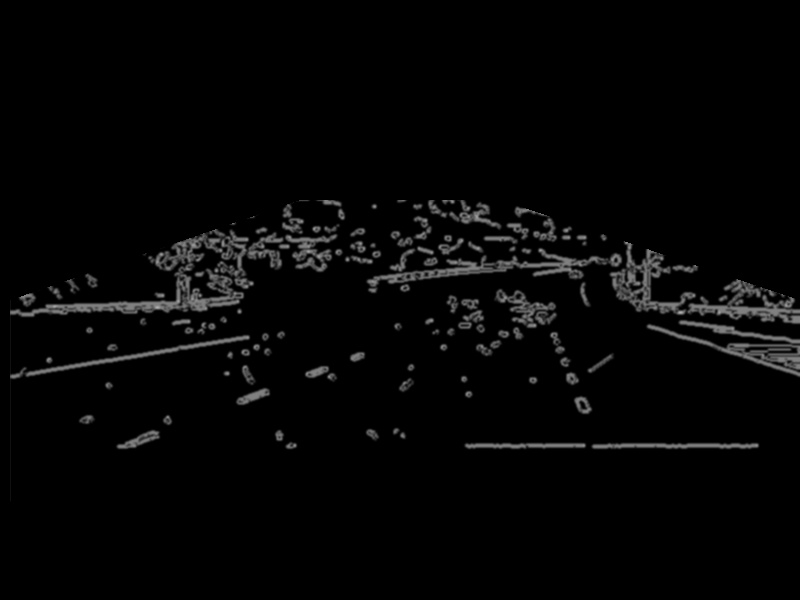
#> input picture 100.jpg, 800 x 600 px
$ python -i TrainingData.py   (imports and definitions only)
#> lines starting #> are read from the running program, lines starting #| are printed output that depends on the picture; after the words box and inside, x2 and y2 are one past the last pixel; in counts of white or black regions, pixels touching at a corner belong together
### LogKey.py
import win32api as wapi
import time

keyList = ["\b"]
for char in "ABCDEFGHIJKLMNOPQRSTUVWXYZ 123456789,.'APS$/\\":
    keyList.append(char)
#> further down, picture is the input picture: shape (600, 800, 3); min 0, max 177, mean 5.5

# [6 lines left out: function key_check, not called in this run]

### TrainingData.py
import cv2
import numpy as np
from LogKey import key_check
import time
from PIL import ImageGrab


hash_dict = {'W':0, 'S':1, 'A':2, 'D':3, 'B':4, 'V':5}
X = []
y = []


def auto_canny(image, sigma=0.33):
	# compute the median of the single channel pixel intensities
	v = np.median(image)
	# apply automatic Canny edge detection using the computed median
	lower = int(max(0, (1.0 - sigma) * v))
	upper = int(min(255, (1.0 + sigma) * v))
	edged = cv2.Canny(image, lower, upper)
	# return the edged image
	return edged
def process_img(original_image):
    processed_img = cv2.cvtColor(original_image, cv2.COLOR_BGR2GRAY)
    processed_img = cv2.Canny(processed_img, threshold1=200, threshold2=300)
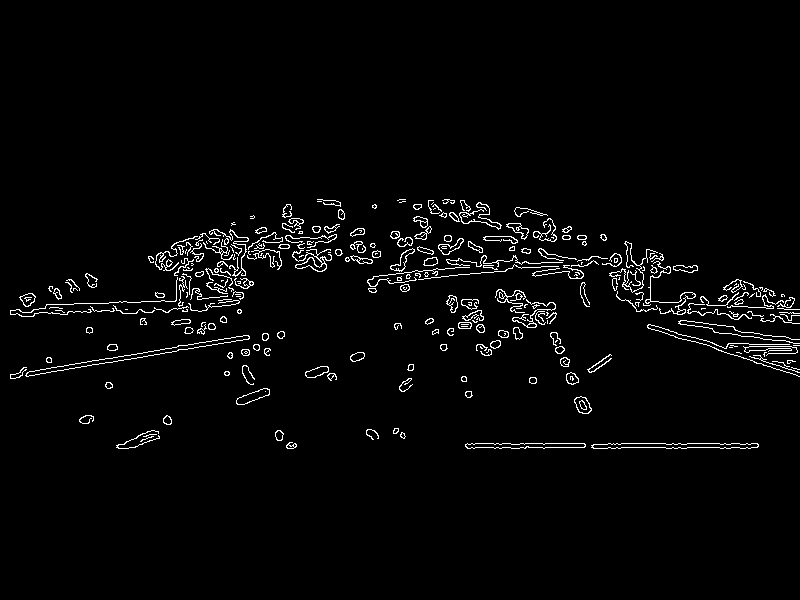
#> processed_img: shape (600, 800); 2.6% white in thin lines or dots, all inside (x1, y1, x2, y2) = (10, 199, 800, 449)
    processed_img = cv2.Canny(processed_img, threshold1=200, threshold2=300)
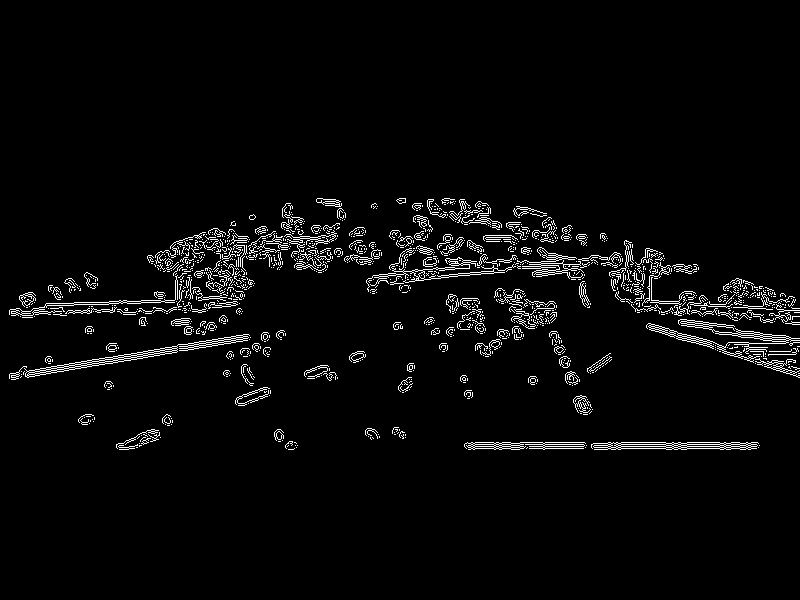
#> processed_img: shape (600, 800); 3.4% white in thin lines or dots, all inside (x1, y1, x2, y2) = (9, 198, 800, 450)
    #processed_img = cv2.Canny(processed_img, threshold1=200, threshold2=300)

    vertices = np.array([[10,500],[10,300],[300,200],[500,200],[800,300],[800,500],
                         ], np.int32)

    processed_img = cv2.GaussianBlur(processed_img,(5,5),0)
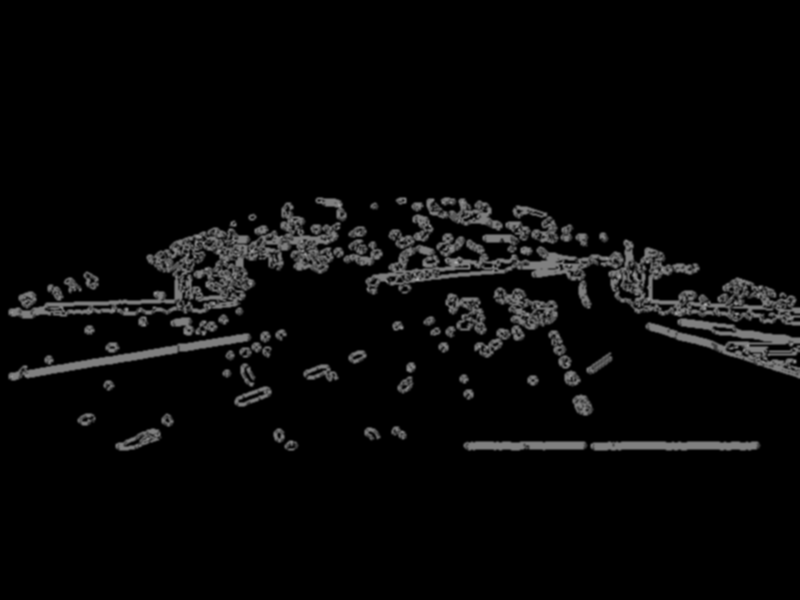
#> processed_img: shape (600, 800); min 0, max 171, mean 8.6
    processed_img = roi(processed_img, [vertices])

    # more info: http://docs.opencv.org/3.0-beta/doc/py_tutorials/py_imgproc/py_houghlines/py_houghlines.html
    #                          edges       rho   theta   thresh         # min length, max gap:
    #lines = cv2.HoughLinesP(processed_img, 1, np.pi/180, 180,      20,         15)
    #draw_lines(processed_img,lines)
    return processed_img


def roi(img, vertices):
    #blank mask:
    mask = np.zeros_like(img)
    # fill the mask
    cv2.fillPoly(mask, vertices, 255)
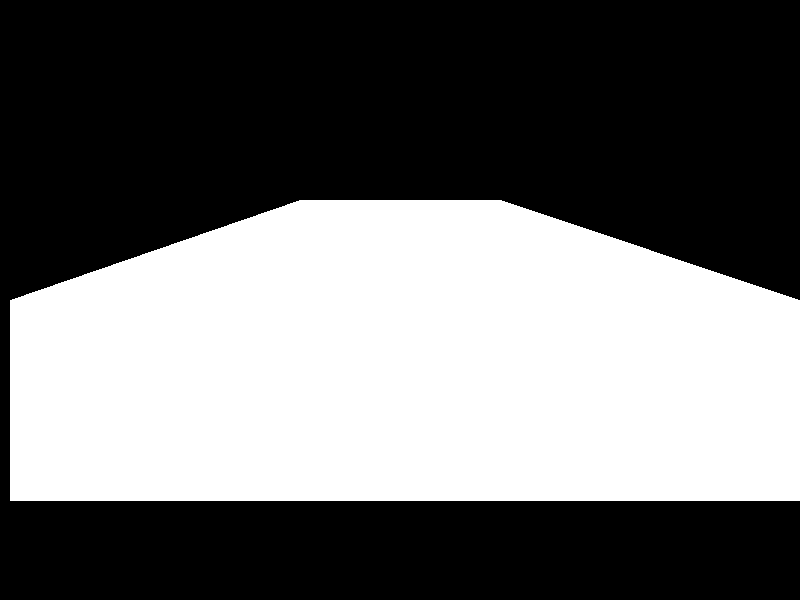
#> mask: shape (600, 800); 43.4% white; 1 white region, box (x1, y1, x2, y2) and area: (10, 200, 800, 501) 208240
    # now only show the area that is the mask
    masked = cv2.bitwise_and(img, mask)
    return masked


def draw_lines(img,lines):
    for line in lines:
        coords = line[0]
        cv2.line(img, (coords[0], coords[1]), (coords[2], coords[3]), [255,255,255], 3)

# [17 lines not run here, left out]

>>> import cv2
>>> picture = cv2.imread('100.jpg')
>>> result = process_img(picture)

$ run again, on 79.jpg
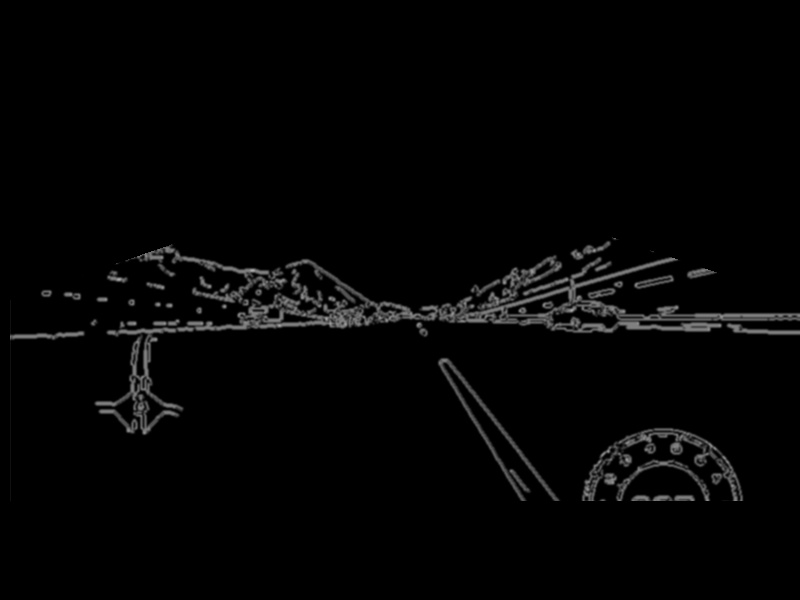
#> input picture 79.jpg, 800 x 600 px
#> picture is the input picture: shape (600, 800, 3); min 0, max 173, mean 4.7
#> in process_img, `processed_img = cv2.Canny(processed_img, threshold1=200, threshold2=300)`:
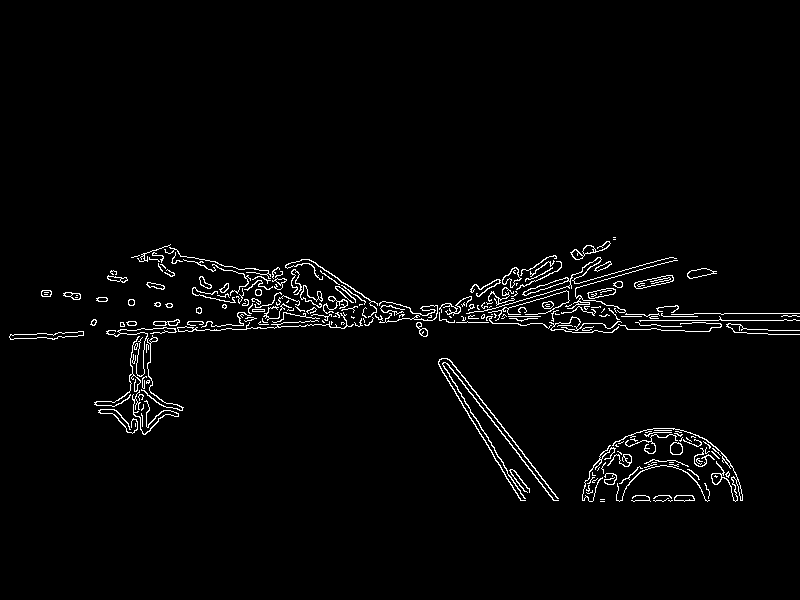
#> processed_img: shape (600, 800); 2.4% white in thin lines or dots, all inside (x1, y1, x2, y2) = (9, 237, 800, 502)
#> in process_img, `processed_img = cv2.GaussianBlur(processed_img,(5,5),0)`:
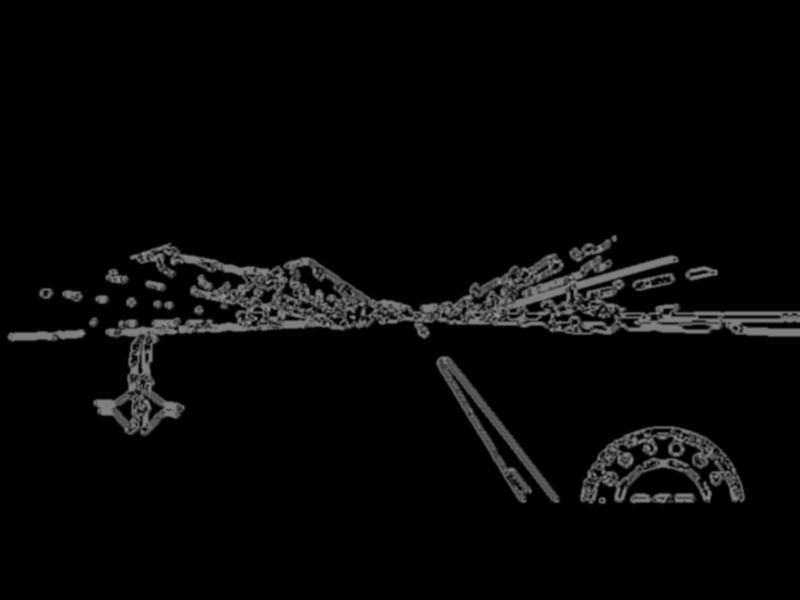
#> processed_img: shape (600, 800); min 0, max 165, mean 7.3
#> mask: shape (600, 800); 43.4% white; 1 white region, box (x1, y1, x2, y2) and area: (10, 200, 800, 501) 208240
